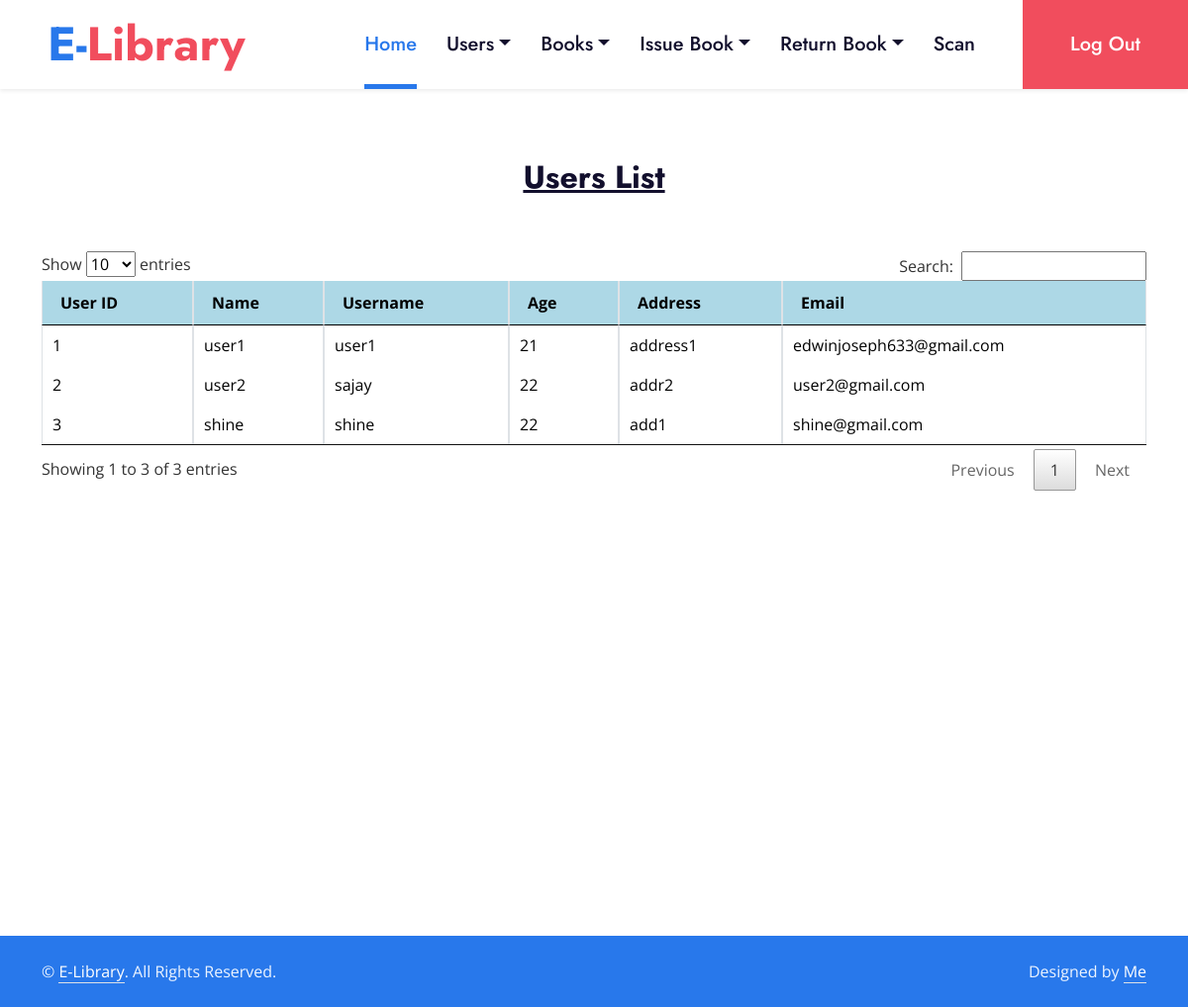
Page /view_users_admin (signed in) on the committed database.
### library_app/models.py (models this page shows)
class Users(models.Model):
    u_id=models.IntegerField(primary_key=True)
    username=models.CharField(max_length=255)
    password=models.CharField(max_length=255)
    name=models.CharField(max_length=255)
    address=models.CharField(max_length=255)
    age=models.CharField(max_length=255)
    email=models.CharField(max_length=255)

### library_app/views.py (the view)
# urls.py: url(r'^view_users_admin',view_users_admin,name="view_users_admin"),
@never_cache
def view_users_admin(request):
	if 'uid' in request.session:
		u_list=Users.objects.all()
		return render(request,'view_users_admin.html',{'req': u_list})
	else:
		return render(request,'login.html')

### library_app/templates/view_users_admin.html (shortened to what this page needs)
{% load static %}
<!DOCTYPE html>
<html lang="en">
<head>
    <link href="https://cdnjs.cloudflare.com/ajax/libs/font-awesome/5.10.0/css/all.min.css" rel="stylesheet">
    <link href="https://cdn.jsdelivr.net/npm/bootstrap-icons@1.4.1/font/bootstrap-icons.css" rel="stylesheet">
    <link href="{% static 'lib/flaticon/font/flaticon.css' %}" rel="stylesheet">
    <link href="{% static 'lib/owlcarousel/assets/owl.carousel.min.css' %}" rel="stylesheet">
    <link href="{% static 'lib/animate/animate.min.css' %}" rel="stylesheet">
    <link href="{% static 'css/bootstrap.min.css' %}" rel="stylesheet">
    <link href="{% static 'css/style.css' %}" rel="stylesheet">
    <link rel="stylesheet" href="{% static 'datatable/jquery.dataTables.min.css' %}">
</head>
<body>
    {% include 'admin_header.html' %}
    <div class="container-fluid p-0 mb-5">
    <h2 style="text-align: center; margin-top:70px;"><u>Users List</u></h2><br><br>
        <div class='table-condensed container'>
          <table class="table table-bordered b-t b-light" id="table">
            <thead>
              <tr>
                <th>User ID</th>
                <th>Name</th>
                <th>Username</th>
                <th>Age</th>
                <th>Address</th>
                <th>Email</th>
             </tr>
            </thead>
            <tbody>
                {% for i in req %}
                  <tr>
                        <td id="u_id">{{i.u_id}}<input type="text" name="u_id"  value="{{i.u_id}}" hidden></td>
                        <td>{{i.name}}<input type="text" name="name" value="{{i.name}}" hidden></td>
                        <td data-search="{{i.username}}" data-filer="{{i.username}}">{{i.username}}<input type="text" name="username" id="username" value="{{i.username}}" hidden>
                        </td>
                         <td >{{i.age}}<input type="text" name="age" value="{{i.age}}" hidden></td>
                        <td >{{i.address}}<input type="text" name="address" value="{{i.address}}" hidden></td>
                        <td >{{i.email}}<input type="text" name="email" value="{{i.email}}" hidden></td>
                  </tr>
                {% endfor %}
            </tbody>
          </table>
      </div>
  </div>
    {% include 'admin_footer.html' %}
</body>
</html>

### library_app/templates/admin_header.html (shortened to what this page needs)
 <nav class="navbar navbar-expand-lg bg-white navbar-light shadow-sm py-3 py-lg-0 px-3 px-lg-0">
        <a href="{% url 'show_home_admin' %}" class="navbar-brand ms-lg-5">
            <h1 class="display-5 m-0 text-primary">E-<span class="text-secondary">Library</span></h1>
        </a>
        <div class="collapse navbar-collapse" id="navbarCollapse">
            <div class="navbar-nav ms-auto py-0">
                <a href="{% url 'show_home_admin' %}" class="nav-item nav-link active">Home</a>
                <div class="nav-item dropdown">
                    <a href="#" class="nav-link dropdown-toggle" data-bs-toggle="dropdown">Users</a>
                </div>
                <div class="nav-item dropdown">
                    <a href="#" class="nav-link dropdown-toggle" data-bs-toggle="dropdown">Books</a>
                </div>
                <div class="nav-item dropdown">
                    <a href="#" class="nav-link dropdown-toggle" data-bs-toggle="dropdown">Issue Book</a>
                </div>
                <div class="nav-item dropdown">
                    <a href="#" class="nav-link dropdown-toggle" data-bs-toggle="dropdown">Return Book</a>
                </div>
                <a href="{% url 'display_admin_scan_book' %}" class="nav-item nav-link">Scan</a>
                <a href="{% url 'logout' %}" class="nav-item nav-link nav-contact bg-secondary text-white px-5 ms-lg-5"></i>Log Out</a>
            </div>
        </div>
    </nav>

### library_app/templates/admin_footer.html
<div class="container-fluid bg-primary text-light py-4">
        <div class="container">
            <div class="row g-5">
                <div class="col-md-6 text-center text-md-start">
                    <p class="mb-md-0">&copy; <a class="text-white border-bottom" href="#">E-Library</a>. All Rights Reserved.</p>
                </div>
                <div class="col-md-6 text-center text-md-end">
                    <p class="mb-0">Designed by <a class="text-white border-bottom" href="#">Me</a></p>
                </div>
            </div>
        </div>
    </div>

### library_app/static/css/style.css (style rules this page uses)
:root { --primary: #2878EB; --secondary: #F14D5D; --light: #ECF4FF; --dark: #120F2D; }
h1, h2, .font-weight-bold { font-weight: 700 !important; }
.navbar-light .navbar-nav .nav-link { font-family: 'Jost', sans-serif; position: relative; margin-left: 30px; padding: 30px 0; font-size: 20px; font-weight: 500; color: var(--dark); outline: none; transition: .5s; }
.navbar-light .navbar-nav .nav-link:hover, .navbar-light .navbar-nav .nav-link.active { color: var(--primary); }
@media (min-width: 992px) { .navbar-light .navbar-nav .nav-link::before { position: absolute; content: ""; width: 0; height: 5px; bottom: 0; left: 50%; background: var(--primary); transition: .5s; } }
@media (min-width: 992px) { .navbar-light .navbar-nav .nav-link:hover::before, .navbar-light .navbar-nav .nav-link.active::before { width: 100%; left: 0; } }
@media (min-width: 992px) { .navbar-light .navbar-nav .nav-link.nav-contact::before { display: none; } }

### library_app/templates/view_users_admin.html (style rules this page uses)
#table { background:lightblue ;color: black }

### rows in the picture
Users: u_id "1", name "user1", username "user1", age "21", address "address1", email "edwinjoseph633@gmail.com"
Users: u_id "2", name "user2", username "sajay", age "22", address "addr2", email "user2@gmail.com"
Users: u_id "3", name "shine", username "shine", age "22", address "add1", email "shine@gmail.com"
